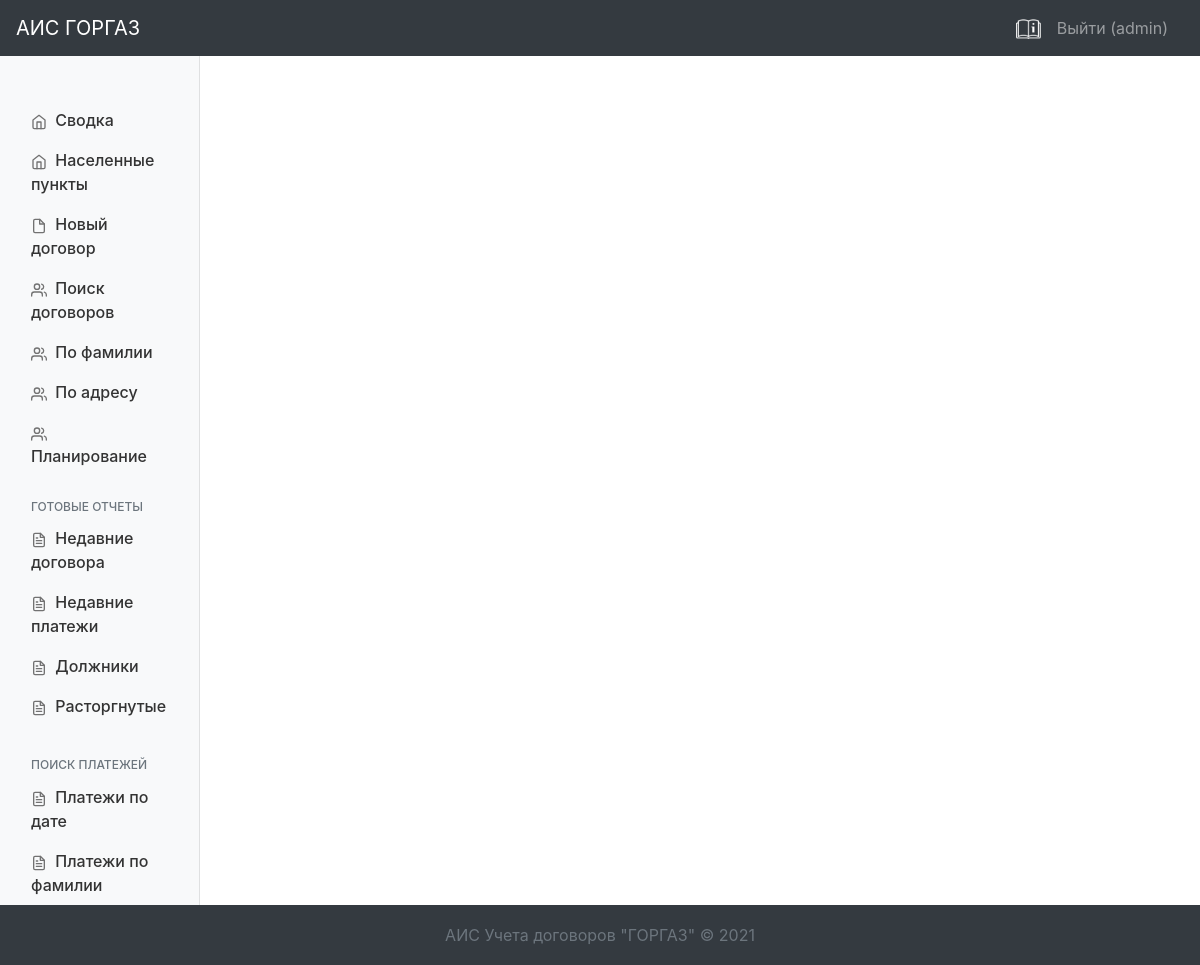
/payments/ (signed in), run on an earlier commit of the app's database.
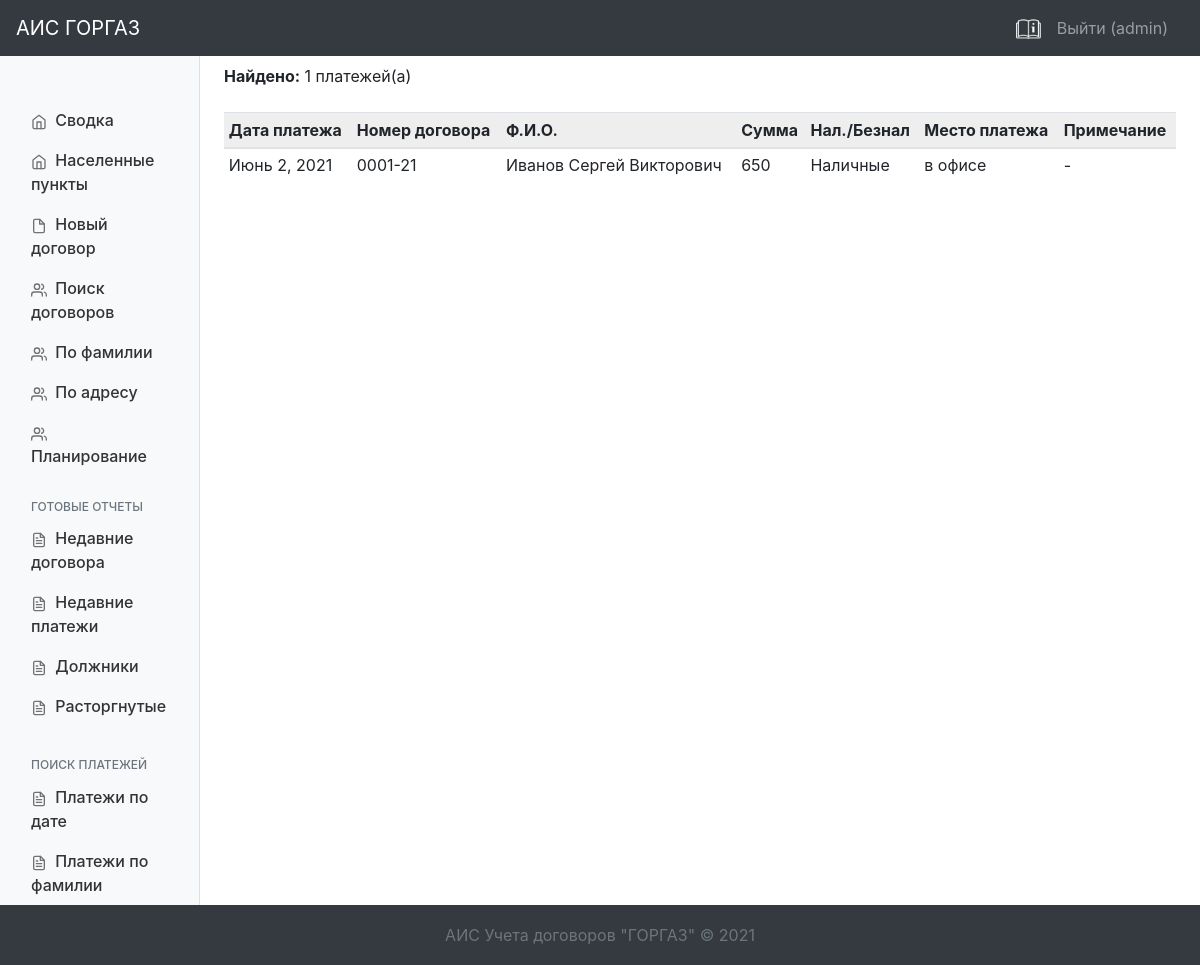
And on a later commit of the database.
### dogovor/models.py (models this page shows, shortened)
class Payment(models.Model):
    dogovor_id = models.ForeignKey(Dogovor, on_delete=models.CASCADE)
    pay_type = models.BooleanField(verbose_name='Наличные')
    date = models.DateField(blank=False, verbose_name='Дата оплаты')
    amount = models.IntegerField(blank=False, verbose_name='Сумма')
    pay_place = models.CharField(max_length=50, blank=True, verbose_name='Место оплаты', default='В офисе')
    comment = models.CharField(max_length=500, blank=True, verbose_name='Примечание', null=True)
    dolg = models.BooleanField(blank=False, null=False, default=False, verbose_name='Долг')
    created_by = models.ForeignKey(settings.AUTH_USER_MODEL, on_delete=models.PROTECT)
    create_time = models.DateTimeField(auto_now=True, null=True, verbose_name='Время обновления платежа')
    class Meta:
        verbose_name = 'Оплата'
        verbose_name_plural = 'Оплаты'

class Dogovor(models.Model):
    name = models.CharField(max_length=200, blank=True, verbose_name='ФИО')
    number = models.CharField(max_length=15, blank=True, verbose_name='Номер договора')
    date = models.DateField(blank=True, verbose_name='Дата заключения договора')
    end_date = models.DateField(blank=True, null=True, verbose_name='Дата окончания договора')
    tel1 = models.CharField(max_length=10, blank=True, verbose_name='Телефон 1')
    tel2 = models.CharField(max_length=10, blank=True, verbose_name='Телефон 2')
    tel3 = models.CharField(max_length=100, blank=True, verbose_name='Телефон 3')
    fiz = models.BooleanField(verbose_name='Физлицо')
    address_city = models.CharField(max_length=100, blank=True, verbose_name='Населенный пункт')
    address_street = models.CharField(max_length=200, blank=True, verbose_name='Улица')
    address_house = models.CharField(max_length=50, blank=True, verbose_name='Дом')
    address_kv = models.CharField(max_length=10, blank=True, verbose_name='Квартира')
    equip = models.CharField(max_length=200, blank=True, verbose_name='Оборудование')
    sum = models.IntegerField(blank=True, verbose_name='Сумма')
    discount = models.IntegerField(blank=True, verbose_name='Скидка', default=0)
    amount = models.IntegerField(blank=True, verbose_name='Итого')
    comment = models.CharField(max_length=500, blank=True, verbose_name='Примечание')
    id_old = models.IntegerField(null=True, verbose_name='Old Id', default=None)
    active = models.BooleanField(default=True, verbose_name='Действующий')   # Действует / Расторгнут
    created_by = models.ForeignKey(settings.AUTH_USER_MODEL, on_delete=models.PROTECT)
    create_time = models.DateTimeField(auto_now=True, null=True, verbose_name='Время обновления договора')
    terminate_date = models.DateField(null=True, blank=True, verbose_name='Дата расторжения договора')
    class Meta:
        verbose_name = 'Договор'
        verbose_name_plural = 'Договора'

### dogovor/views.py (the view)
# urls.py: path('payments/', views.payments, name='payments'),
def payments(request):
    payments_data = Payment.objects.all().order_by('-date')[:100]
    summa = payments_data.aggregate(Sum('amount'))['amount__sum']
    data = {
        'title': 'Последние платежи',
        'payments': payments_data,
        'summa': summa,
    }
    return render(request, 'dogovor/payments.html', data)

### templates/dogovor/payments.html (shortened to what this page needs)
{% extends 'dogovor/base.html' %}
{% load static %}
{% block content %}
<main class="col-md-9 ms-sm-auto col-lg-10 px-md-4 flex-fill">
    {% include 'inc/_payments.html' %}
</main>
{% endblock %}

### templates/inc/_payments.html (shortened to what this page needs)
{% if payments %}
    <div class="mt-2">
        <b>Найдено:</b> {{ payments | length }} платежей(а)
    </div>
    <div class="table-responsive mt-4">
        <table class="table table-sm">
            <thead>
                <tr>
                    <th>Дата платежа</th>
                    <th>Номер договора</th>
                    <th>Ф.И.О.</th>
                    <th>Сумма</th>
                    <th>Нал./Безнал</th>
                    <th>Место платежа</th>
                    <th>Примечание</th>
                </tr>
            </thead>
            <tbody>
            {% if payments %}
                {% for item in payments %}
                <tr class="dogtr
                    {% if item.dolg %}redbg{% endif %}"
                    data-id="{{ item.dogovor_id.id }}">
                    <td data-id="{{ item.dogovor_id.id }}">{{ item.date }}</td>
                    <td data-id="{{ item.dogovor_id.id }}">{{ item.dogovor_id.number }}</td>
                    <td data-id="{{ item.dogovor_id.id }}">{{ item.dogovor_id.name }}</td>
                    <td data-id="{{ item.dogovor_id.id }}">{{ item.amount }}</td>
                    <td data-id="{{ item.dogovor_id.id }}">{% if item.pay_type %}Наличные{% else %}Безнал.{% endif %}</td>
                    <td data-id="{{ item.dogovor_id.id }}">{{ item.pay_place }}</td>
                    <td data-id="{{ item.dogovor_id.id }}">{% if item.comment %}{{ item.comment }}{% else %}-{% endif %}</td>
                </tr>
                {% endfor %}
            {% endif %}
            </tbody>
        </table>
    </div>
{% else %}
    {% if query or name or start_date or end_date or number %}Не найдено ни одного платежа{% endif %}
{% endif %}

What changed in the data, as far as the page shows it:
added Payment: date "Июнь 2, 2021", dogovor_id.number "0001-21", dogovor_id.name "Иванов Сергей Викторович", amount "650", pay_type "Наличные", pay_place "в офисе"
Also different on the page:
{{ payments | length }}: (not shown) → "1"
text now shown: "Найдено: платежей(а) Дата платежа Номер договора Ф.И.О. Сумма Нал./Безнал Место платежа Примечание"
